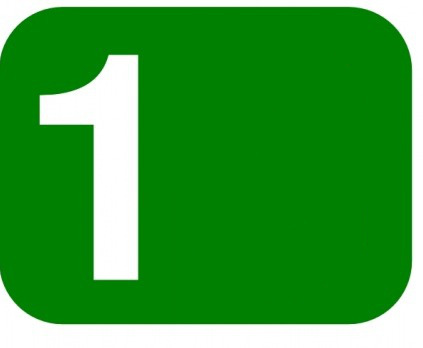
#> input picture opencv_image_subtraction/number_1.jpg, 423 x 348 px
$ python main.py   (older library calls are emulated)
#> lines starting #> are read from the running program, lines starting #| are printed output that depends on the picture
"""
Main Module
Load image using open cv
"""
import cv2


def main():
    # Load an color image in gray scale
    image = cv2.imread('number_1.jpg', cv2.CV_LOAD_IMAGE_GRAYSCALE)
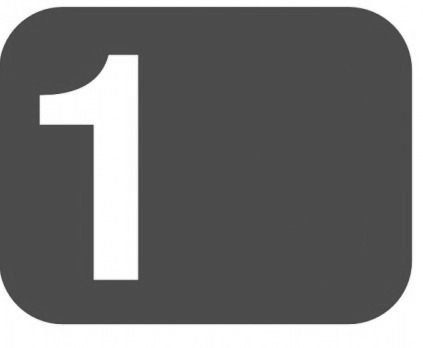
#> image: shape (348, 423); min 63, max 255, mean 113.2
    image_2 = cv2.imread('number_13.jpg', cv2.CV_LOAD_IMAGE_GRAYSCALE)
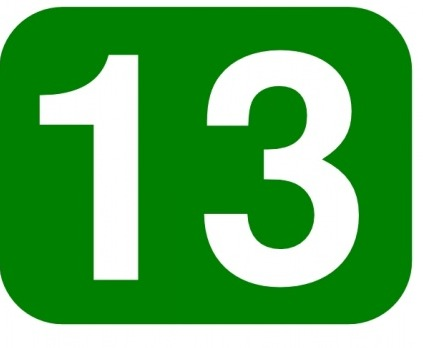
#> input picture opencv_image_subtraction/number_13.jpg, 423 x 348 px
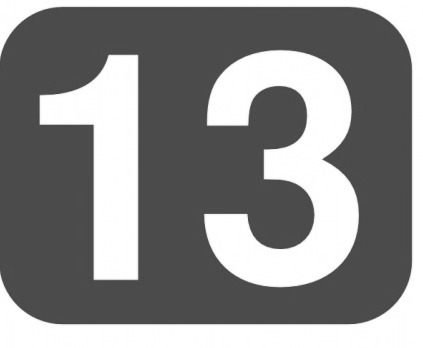
#> image_2: shape (348, 423); min 62, max 255, mean 136.8
    image_subtracted = image - image_2
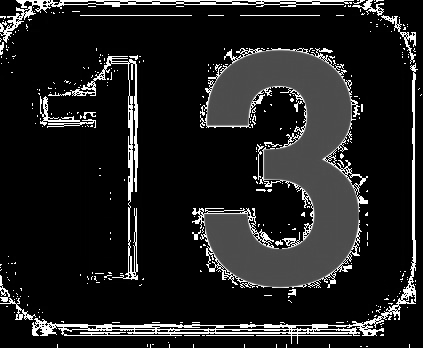
#> image_subtracted: shape (348, 423); min 0, max 255, mean 31.9
    cv2.namedWindow("Image Window", cv2.WINDOW_NORMAL)
    cv2.imshow('image', image_subtracted)

    cv2.waitKey(0)
    cv2.destroyAllWindows()


if __name__ == "__main__":
    main()
